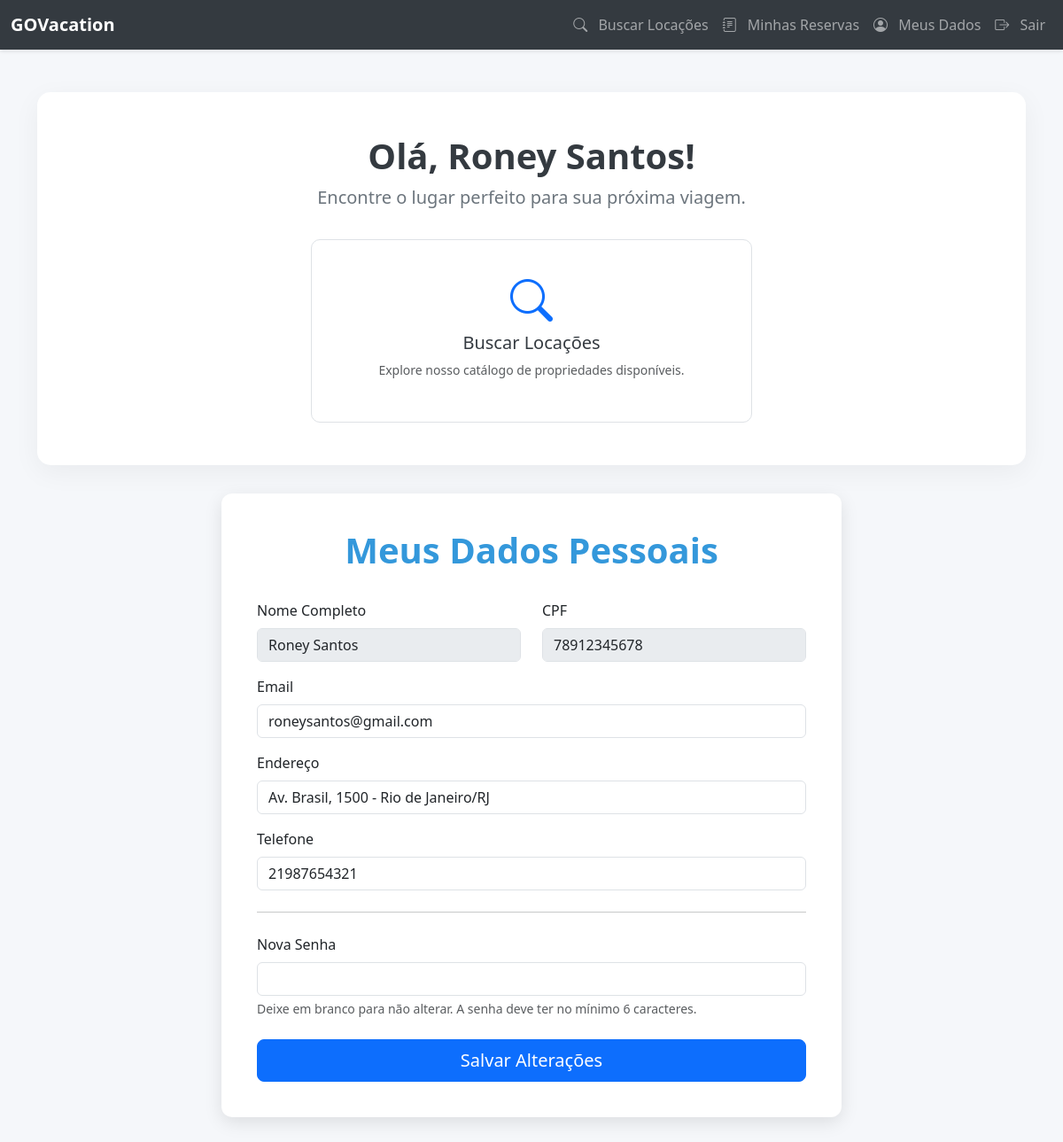
Page /AlterarUser.php (signed in) on the committed database.
### tables this page shows
create table if not exists usuario (
    idusuario int auto_increment not null,
    tipousuario int not null,
    email varchar(100) not null,
    senha varchar(255) not null,
    nome varchar(70) not null,
    cpf varchar(13) not null,
    endereco varchar(100) not null,
    telefone varchar(11) not null,
	primary key (idusuario)
);

### model/DAO/ClassUserDAO.php (called while the page is built, shortened)
<?php
class ClassUserDAO {
    public function buscarUser($idusuario)
    {
        try {
            $pdo = Conexao::getInstance();
            $sql = "SELECT idusuario, email, nome, cpf, endereco, telefone FROM usuario WHERE idusuario = ? LIMIT 1";
            $stmt = $pdo->prepare($sql);
            $stmt->bindValue(1, $idusuario, PDO::PARAM_INT);
            $stmt->execute();
            return $stmt->fetch(PDO::FETCH_ASSOC);
        } catch (PDOException $exc) {
            error_log($exc->getMessage());
            return null;
        }
    }
}

### AlterarUser.php (the view, shortened to what this page needs)
<?php
if ($_SESSION['tipousuario'] == 1) {
    include 'IndexAdm.php';
} else {
    include 'IndexCliente.php';
}
require './model/DAO/ClassUserDAO.php';
$userDAO = new ClassUserDAO();
$usuario = $userDAO->buscarUser($_SESSION['idusuario']);
?>
<!DOCTYPE html>
<html lang="pt-BR">
<head>
    <link href="https://cdn.jsdelivr.net/npm/bootstrap@5.3.3/dist/css/bootstrap.min.css" rel="stylesheet">
    <link rel="stylesheet" href="https://cdn.jsdelivr.net/npm/bootstrap-icons@1.10.0/font/bootstrap-icons.css">
</head>
<body>
    <div class="container">
        <div class="form-container">
            <h1 class="form-title">Meus Dados Pessoais</h1>
            <form id="alterarDadosForm" class="needs-validation" novalidate method="POST" action="./controller/ControleUser.php">
                <div class="row">
                    <div class="col-md-6 mb-3">
                        <label class="form-label">Nome Completo</label>
                        <input type="text" class="form-control" value="<?php echo htmlspecialchars($usuario['nome']); ?>" disabled readonly>
                    </div>
                    <div class="col-md-6 mb-3">
                        <label class="form-label">CPF</label>
                        <input type="text" class="form-control" value="<?php echo htmlspecialchars($usuario['cpf']); ?>" disabled readonly>
                    </div>
                </div>
                <div class="mb-3">
                    <label for="email" class="form-label">Email</label>
                    <input type="email" class="form-control" id="email" name="email" value="<?php echo htmlspecialchars($usuario['email']); ?>" required>
                </div>
                <div class="mb-3">
                    <label for="endereco" class="form-label">Endereço</label>
                    <input type="text" class="form-control" id="endereco" name="endereco" value="<?php echo htmlspecialchars($usuario['endereco']); ?>" required>
                </div>
                <div class="mb-3">
                    <label for="telefone" class="form-label">Telefone</label>
                    <input type="tel" class="form-control" id="telefone" name="telefone" value="<?php echo htmlspecialchars($usuario['telefone']); ?>" required>
                </div>
                <hr class="my-4">
                <div class="mb-3">
                    <label for="senha" class="form-label">Nova Senha</label>
                    <input type="password" class="form-control" id="senha" name="senha" minlength="6">
                    <div class="form-text">Deixe em branco para não alterar. A senha deve ter no mínimo 6 caracteres.</div>
                </div>
                <div class="d-grid mt-4">
                    <button type="submit" class="btn btn-primary btn-lg">Salvar Alterações</button>
                </div>
            </form>
        </div>
    </div>
</body>
</html>

### IndexCliente.php (style rules this page uses)
body { background-color: #f8f9fa; }

### AlterarUser.php (style rules this page uses)
body { background-color: #f5f7fa; }
.form-container { max-width: 700px; margin: 2rem auto; padding: 2.5rem; background: white; border-radius: 12px; box-shadow: 0 6px 20px rgba(0, 0, 0, 0.1); }
.form-title { color: #3498db; text-align: center; margin-bottom: 2rem; font-weight: 600; }

### rows in the picture
usuario: nome "Roney Santos", cpf "78912345678", email "roneysantos@gmail.com", endereco "Av. Brasil, 1500 - Rio de Janeiro/RJ", telefone "21987654321"

### other values in the picture
$nomeUsuario "Roney Santos"
